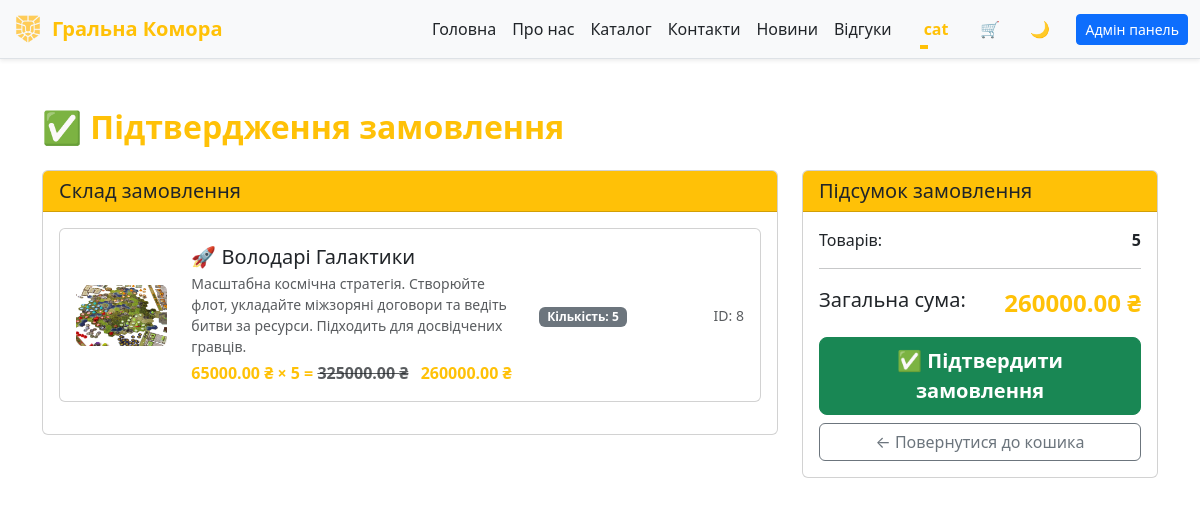
Page /checkout (signed in) on the committed database.
### app/models/user.py (models this page shows, shortened)
class User(db.Model):
    __tablename__ = 'users'
    PRIVILEGE_TIERS = {
        'Default': {
            'label': 'Default',
            'discount_percent': 0,
            'badge_class': 'secondary'
        },
        'Gold': {
            'label': 'Gold',
            'discount_percent': 5,
            'badge_class': 'warning'
        },
        'Diamond': {
            'label': 'Diamond',
            'discount_percent': 10,
            'badge_class': 'info'
        },
        'VIP': {
            'label': 'VIP',
            'discount_percent': 20,
            'badge_class': 'success'
        },
    }
    ALLOWED_STATUSES = {'User', 'Admin', 'Moder'}
    id = db.Column(db.Integer, primary_key=True, autoincrement=True)
    nickname = db.Column(db.String(80), unique=True, nullable=False)
    email = db.Column(db.String(120), unique=True, nullable=False)
    password = db.Column(db.String(200), nullable=False)
    status = db.Column(db.String(20), default='User')
    privilege = db.Column(db.String(20), default='Default')
    @property
    def privilege_info(self):
        return self.PRIVILEGE_TIERS.get(self.privilege, self.PRIVILEGE_TIERS['Default'])
    @property
    def privilege_label(self):
        return self.privilege_info['label']
    @property
    def discount_percent(self):
        return self.privilege_info['discount_percent']
    @property
    def discount_multiplier(self):
        percent = self.discount_percent
        return round(1 - (percent / 100), 2) if percent else 1.0

### app/models/cart.py (models this page shows, shortened)
class CartItem(db.Model):
    __tablename__ = 'cart_items'
    id = db.Column(db.Integer, primary_key=True)
    user_id = db.Column(db.Integer, db.ForeignKey('users.id'), nullable=False)
    item_id = db.Column(db.Integer, db.ForeignKey('desktop.id'), nullable=False)
    quantity = db.Column(db.Integer, default=1, nullable=False)
    user = db.relationship('User', backref='cart_items', lazy='select')
    item = db.relationship('Desktop', backref='in_carts', lazy='select')

### app/models/desktop.py (models this page shows, shortened)
class Desktop(db.Model):
    __tablename__ = 'desktop'
    id = db.Column(db.Integer, primary_key=True)
    name = db.Column(db.String(100), nullable=False)
    description = db.Column(db.String(100), nullable=False)
    price = db.Column(db.Float, nullable=False)
    image = db.Column(db.String(255), nullable=False)

### app/routes.py (the view)
@main.route('/checkout')
@login_required
def checkout():
    user_id = g.current_user.id
    cart_items = CartItem.query.filter_by(user_id=user_id).all()
    if not cart_items or len(cart_items) == 0:
        return redirect(url_for('main.cart'))
    carts = []
    total_amount = 0.0
    total_items = 0
    discount_multiplier = getattr(g.current_user, 'discount_multiplier', 1.0)
    discount_percent = getattr(g.current_user, 'discount_percent', 0)
    for item in cart_items:
        if not item.item:
            continue
        price_str = str(item.item.price).replace(' ', '').replace(',', '.')
        price = float(price_str) if price_str else 0.0
        item_total = price * item.quantity
        item_total_discounted = item_total * discount_multiplier
        total_amount += item_total_discounted
        total_items += item.quantity
        cart_dict = {
            'id': item.id,
            'user_id': item.user_id,
            'item_id': item.item_id,
            'quantity': item.quantity,
            'item': {
                'id': item.item.id,
                'name': item.item.name,
                'description': item.item.description,
                'price': price,
                'image': item.item.image
            },
            'total': round(item_total_discounted, 2),
            'original_total': round(item_total, 2)
        }
        carts.append(cart_dict)
    return render_template('checkout.html',
                         carts=carts,
                         total_amount=round(total_amount, 2),
                         total_items=total_items,
                         user_id=user_id,
                         discount_multiplier=discount_multiplier,
                         discount_percent=discount_percent,
                         isFooter=False)

### app/routes.py (called while the page is built)
def login_required(view_func):
    @wraps(view_func)
    def wrapper(*args, **kwargs):
        if not getattr(g, 'current_user', None):
            flash('Увійдіть, щоб продовжити.', 'warning')
            return redirect(url_for('main.index'))
        return view_func(*args, **kwargs)
    return wrapper

@main.before_app_request
def load_current_user():
    user_id = session.get('user_id')
    g.current_user = User.query.get(user_id) if user_id else None

@main.app_context_processor
def inject_current_user():
    return {'current_user': getattr(g, 'current_user', None)}

### app/templates/checkout.html (shortened to what this page needs)
{% extends 'base.html' %}
{% block content %}
<div class="container mt-5">
    <h2 class="fw-bold text-warning mb-4">✅ Підтвердження замовлення</h2>
    <div class="row">
        <div class="col-md-8">
            <div class="card">
                <div class="card-header bg-warning text-dark">
                    <h5 class="mb-0">Склад замовлення</h5>
                </div>
                <div class="card-body">
                    {% for cart in carts %}
                    <div class="card mb-3">
                        <div class="card-body">
                            <div class="row align-items-center">
                                <div class="col-md-2">
                                    <img src="{{ url_for('static', filename=cart.item.image) }}"
                                         class="img-fluid rounded"
                                         alt="{{ cart.item.name }}"
                                         style="max-height: 100px; object-fit: cover;">
                                </div>
                                <div class="col-md-6">
                                    <h5 class="card-title mb-1">{{ cart.item.name }}</h5>
                                    <p class="card-text text-muted small mb-1">{{ cart.item.description }}</p>
                                    <p class="text-warning fw-bold mb-0">
                                        {% if discount_percent and discount_percent > 0 %}
                                            {{ "%.2f"|format(cart.item.price) }} ₴ × {{ cart.quantity }} =
                                            <del class="text-muted">{{ "%.2f"|format(cart.original_total) }} ₴</del>
                                            <span class="ms-2">{{ "%.2f"|format(cart.total) }} ₴</span>
                                        {% else %}
                                            {{ "%.2f"|format(cart.item.price) }} ₴ × {{ cart.quantity }} = {{ "%.2f"|format(cart.total) }} ₴
                                        {% endif %}
                                    </p>
                                </div>
                                <div class="col-md-2 text-center">
                                    <span class="badge bg-secondary">Кількість: {{ cart.quantity }}</span>
                                </div>
                                <div class="col-md-2 text-end">
                                    <span class="text-muted small">ID: {{ cart.item.id }}</span>
                                </div>
                            </div>
                        </div>
                    </div>
                    {% endfor %}
                </div>
            </div>
        </div>
        <div class="col-md-4">
            <div class="card">
                <div class="card-header bg-warning text-dark">
                    <h5 class="mb-0">Підсумок замовлення</h5>
                </div>
                <div class="card-body">
                    <div class="d-flex justify-content-between mb-2">
                        <span>Товарів:</span>
                        <strong>{{ total_items }}</strong>
                    </div>
                    <hr>
                    <div class="d-flex justify-content-between mb-3">
                        <span class="fs-5">Загальна сума:</span>
                        <strong class="text-warning fs-4">{{ "%.2f"|format(total_amount) }} ₴</strong>
                    </div>
                    <form method="POST" action="{{ url_for('main.add_order') }}">
                        <div class="d-grid gap-2">
                            <button type="submit" class="btn btn-success btn-lg fw-bold">
                                ✅ Підтвердити замовлення
                            </button>
                            <a href="{{ url_for('main.cart') }}" class="btn btn-outline-secondary">
                                ← Повернутися до кошика
                            </a>
                        </div>
                    </form>
                </div>
            </div>
        </div>
    </div>
</div>
{% endblock %}

### app/templates/components/header.html (shortened to what this page needs)
<header class="navbar fixed-top navbar-expand-lg border-bottom bg-body-tertiary shadow-sm animate-navbar">
  <div class="container-fluid">
    <a href="/" class="navbar-brand d-flex align-items-center animate__animated animate__fadeInLeft"
      style="animation-delay: 0.5s; animation-fill-mode: both;">
      <img src="static/images/logo.png" alt="Logo" width="32" height="32" class="me-2">
      <span class="fw-bold text-warning">Гральна Комора</span>
    </a>
    <div class="collapse navbar-collapse justify-content-end" id="navbarNav">
      <ul class="navbar-nav align-items-center mb-2 mb-lg-0">
        <li class="nav-item"><a href="/" class="nav-link">Головна</a></li>
        <li class="nav-item"><a href="/about" class="nav-link">Про нас</a></li>
        <li class="nav-item"><a href="/catalog" class="nav-link">Каталог</a></li>
        <li class="nav-item"><a href="/contacts" class="nav-link">Контакти</a></li>
        <li class="nav-item"><a href="/news" class="nav-link">Новини</a></li>
        {% if current_user %}
        <li class="nav-item"><a href="/feedback" class="nav-link">Відгуки</a></li>
        {% endif %}
        {% if not current_user %}
        <li class="nav-item d-none d-lg-block ms-2">
          <button id="login-desktop"
            class="login-btn desktop d-none d-lg-flex align-items-center justify-content-center ms-3">
            <div class="svg-wrapper-1">
              <div class="svg-wrapper">
                <svg xmlns="http://www.w3.org/2000/svg" viewBox="0 0 512 512" width="24" height="24">
                  <path
                    d="M256 0C114.6 0 0 114.6 0 256s114.6 256 256 256 256-114.6 256-256S397.4 0 256 0zm0 80c48.6 0 88 39.4 88 88s-39.4 88-88 88-88-39.4-88-88 39.4-88 88-88zm0 384c-52.9 0-99.8-23.9-131.4-61.4 2.1-43.8 87.6-67.9 131.4-67.9s129.3 24.1 131.4 67.9C355.8 440.1 308.9 464 256 464z" />
                </svg>
              </div>
            </div>
            <span>Вхід</span>
          </button>
        </li>
        {% else %}
        <li class="nav-item dropdown d-none d-lg-block ms-3">
          <a class="nav-link dropdown-toggle fw-semibold text-warning" href="#" role="button"
            data-bs-toggle="dropdown" aria-expanded="false">
            {{ current_user.nickname }}
          </a>
        </li>
        {% endif %}
        <li class="nav-item d-none d-lg-block ms-2">
          <a href="/cart" class="text-decoration-none" data-cart-link="true">
            <button id="cart-button-desktop"
              class="nav-btn btn-yellow-hover rounded-circle border-0 p-2 d-none d-lg-inline-flex ms-lg-2 position-relative"
              style="width: 40px; height: 40px;" aria-label="Відкрити кошик">
              🛒
            </button>
          </a>
        </li>
        <li class="nav-item d-none d-lg-block ms-2">
          <button id="theme-toggle-desktop" class="nav-btn rounded-circle border-0 p-2"
            style="width: 40px; height: 40px;">
          </button>
        </li>
        {% if current_user and current_user.status in ['Admin', 'Moder'] %}
        <li class="nav-item d-none d-lg-block ms-3">
          <a href="{{ url_for('main.admin') }}" class="btn btn-primary btn-sm">
            Адмін панель
          </a>
        </li>
        {% endif %}
      </ul>
    </div>
  </div>
</header>

### app/static/css/style.css (style rules this page uses)
:root, [data-bs-theme="light"] { --bs-body-bg: #f8f9fa; --bs-body-color: #212529; --bs-primary: #EF8354; --bs-secondary: #4e555b; --nav-btn-hover-bg: #4e555b; --login-color: #e0e1e3; --login-color1: #f8f9fa; }
.animate-navbar { animation: fadeIn 1.2s ease-out, slideDown 1.2s ease-out; }
.navbar.fixed-top { z-index: 1050; }
.nav-link { position: relative; transition: color 0.3s ease-in-out; color: var(--bs-body-color) !important; text-decoration: none; }
.nav-link::after { content: ''; position: absolute; bottom: 0; left: 0; height: 2px; width: 0; background-color: #ffc107; transition: width 0.3s ease-in-out; }
body { padding-top: 60px; transition: background-color 0.5s ease, color 0.5s ease; position: relative; overflow-x: hidden; }
.nav-btn { width: 40px; height: 40px; border: none; background: none; box-shadow: none; }
.nav-btn { width: 40px; height: 40px; border: none; background: none; box-shadow: none; cursor: pointer; border-radius: 50%; transition: background 0.3s ease-in-out, box-shadow 0.3s ease-in-out, transform 0.2s ease-in-out; }
.card { animation: fadeInUp 0.6s ease-out; animation-fill-mode: both; }
.card:nth-child(1) { animation-delay: 0.1s; }
.card .btn { transition: all 0.3s cubic-bezier(0.68, -0.55, 0.265, 1.55); }
.badge { animation: pulse 2s infinite; }

### app/static/css/feedback.css (style rules this page uses)
:root, [data-bs-theme="light"] { --bs-body-bg: #f8f9fa; --input-color: #e0e1e3; --border-color: #ced4da; --focus-shadow-color: rgba(255, 193, 7, 0.5); --focus-border-color: #ffc107; --focus-bg-color: #ffffff; --focus-text-color: #212529; }

### rows in the picture
User: nickname "cat"
CartItem: image (picture), item.name "🚀 Володарі Галактики", item.description "Масштабна космічна стратегія. Створюйте флот, укладайте міжзоряні договори та ведіть битви за ресурси. Підходить для досвідчених гравців.", item.price "65000.00", quantity "5", original_total "325000.00", total "260000.00", item.id "8"

### other values in the picture
{{ total_items }} "5"
{{ "%.2f"|format(total_amount) }} "260000.00"
